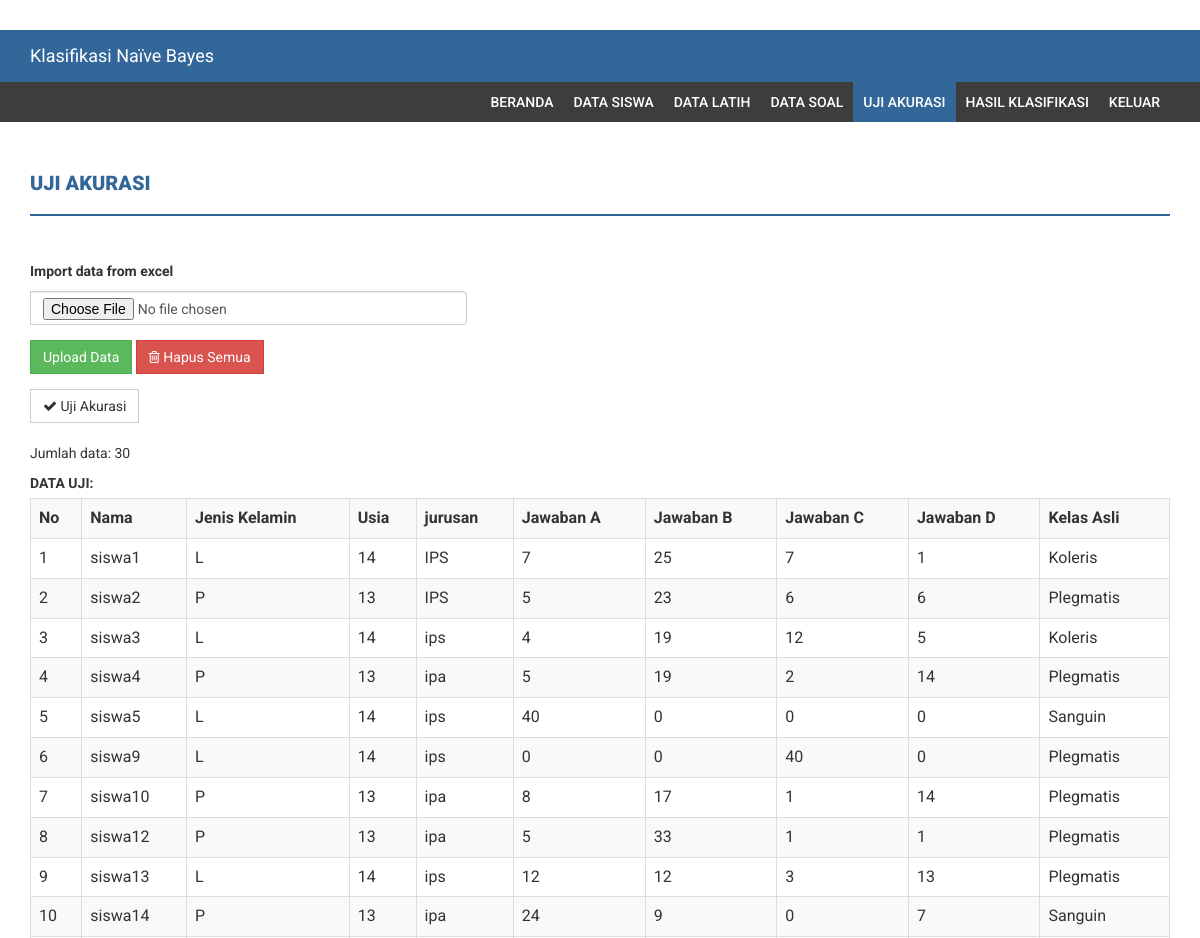
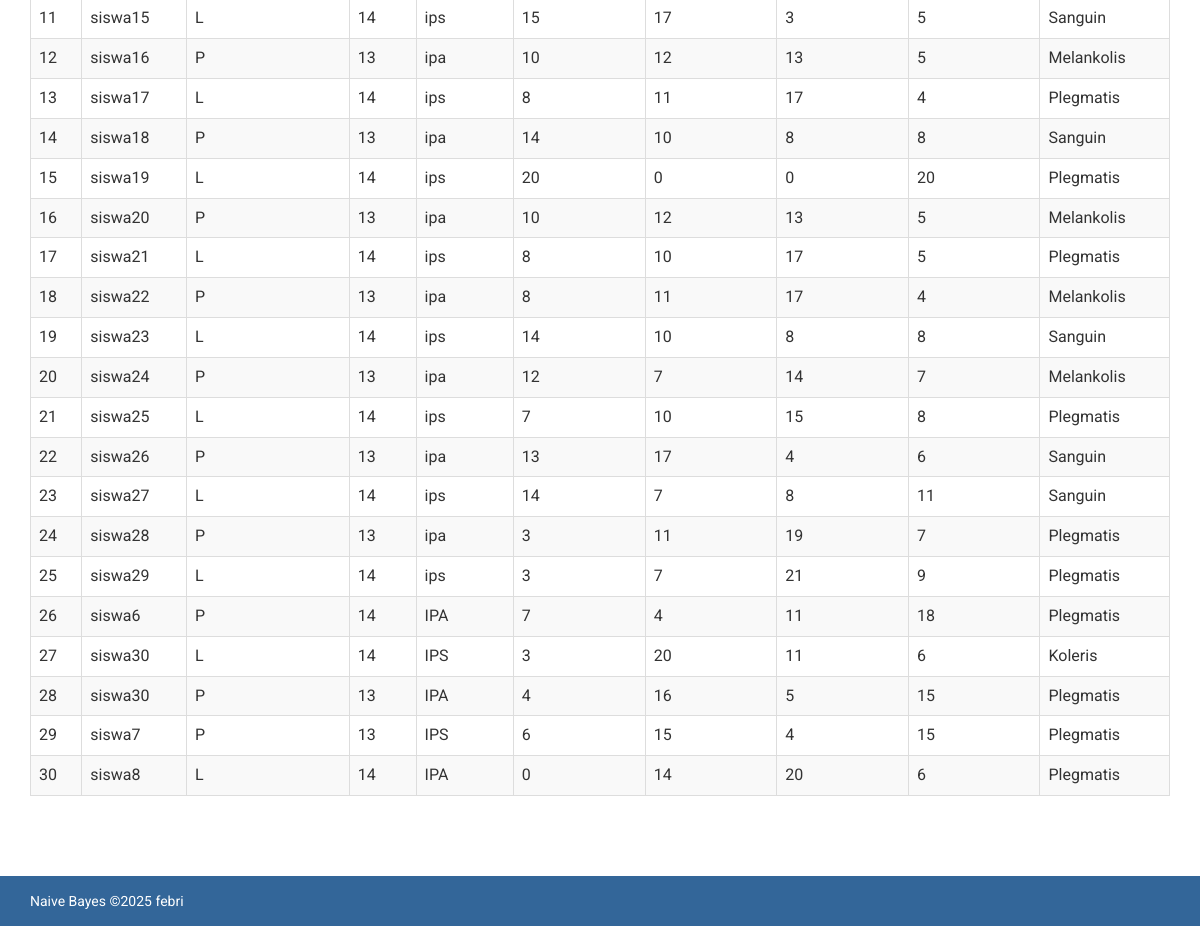
/index.php?menu=uji_akurasi (signed in), run on the app's committed database (2 pictures, top to bottom).
### tables this page shows
CREATE TABLE `data_uji` (
  `id` int(11) NOT NULL,
  `nama` varchar(200) DEFAULT NULL,
  `jenis_kelamin` enum('L','P') DEFAULT NULL,
  `usia` int(11) DEFAULT NULL,
  `jurusan` varchar(100) DEFAULT NULL,
  `jawaban_a` int(11) DEFAULT NULL,
  `jawaban_b` int(11) DEFAULT NULL,
  `jawaban_c` int(11) DEFAULT NULL,
  `jawaban_d` int(11) DEFAULT NULL,
  `kelas_asli` varchar(100) DEFAULT NULL,
  `kelas_hasil` varchar(100) DEFAULT NULL,
  `nilai_sanguin` double DEFAULT NULL,
  `nilai_koleris` double DEFAULT NULL,
  `nilai_melankolis` double DEFAULT NULL,
  `nilai_plegmatis` double DEFAULT NULL
);

### fungsi.php (called while the page is built, shortened)
<?php
function can_access_menu($menu){
    if($_SESSION['kepribadian_naive_bayes_level']==1 & (($menu=='data_latih')
             || ($menu=='uji_akurasi') || ($menu=='laporan_hasil') || ($menu=='data_siswa') || $menu=='data_soal')){
        return true;
    }
    return false;
}
?>

### database.php (called while the page is built, shortened)
<?php
class database {
    private $servername;
    private $user_db;
    private $password_db;
    private $database;
    private $koneksi;
    function database() {
        return $this->connect_db();
    }
    function load_conf_db() {
        $path = dirname(__FILE__) . '/koneksi.php';
        if (file_exists($path)) {
            $conf = include $path;
            $this->servername = @$conf['host'];
            $this->database = @$conf['dbname'];
            $this->user_db = @$conf['username'];
            $this->password_db = @$conf['password'];
        }
    }
    public function connect_db() {
        $this->koneksi = mysqli_connect($this->servername, $this->user_db, $this->password_db, $this->database);
        return $this->koneksi;
    }
    function db_query($sql) {
        $conn = $this->koneksi;
        return mysqli_query($conn, $sql);
    }
    function db_fetch_array($result) {
        return mysqli_fetch_array($result);
    }
    function db_num_rows($result) {
        return mysqli_num_rows($result);
    }
}
?>

### koneksi.php (called while the page is built)
<?php
return array(
    'host' => "localhost",
    'username' => "root",
    'password' => "",
    'dbname' => "dmnbc2",
);
?>

### uji_akurasi.php (the view, shortened to what this page needs)
<?php
include_once "database.php";
include_once "fungsi.php";
?>
<div class="content-wrapper">
    <div class="container">
        <div class="row">
            <div class="col-md-12">
                <h4 class="page-head-line">Uji Akurasi</h4>
            </div>
        </div>
        <?php
        $db_object = new database();
                ?>
            <?php
        $sql = "SELECT * FROM data_uji";
        $query = $db_object->db_query($sql);
        $jumlah = $db_object->db_num_rows($query);
        ?>
        <div class="row">
            <div class="col-md-12">
                <form method="post" enctype="multipart/form-data" action="">
                    <div class="form-group">
                        <div class="input-group">
                            <label>Import data from excel</label>
                            <input name="file_data_uji" type="file" class="form-control">
                        </div>
                    </div>
                    <div class="form-group">
                        <input name="submit" type="submit" value="Upload Data" class="btn btn-success">
                        <button name="delete" type="submit"  class="btn btn-danger" onclick="">
                            <i class="fa fa-trash-o"></i> Hapus Semua
                        </button>
                    </div>
                    <div class="form-group">
                        <button name="uji_akurasi" type="submit"  class="btn btn-default" onclick="">
                            <i class="fa fa-check"></i> Uji Akurasi
                        </button>
                    </div>
                </form>
                <?php
                echo "Jumlah data: " . $jumlah . "<br>";
                if ($jumlah == 0) {
                    echo "Data kosong...";
                }
                else {
                    ?>
                    <strong>DATA UJI:</strong>
                    <table class='table table-bordered table-striped  table-hover'>
                        <tr>
                            <th>No</th>
                            <th>Nama</th>
                            <th>Jenis Kelamin</th>
                            <th>Usia</th>
                            <th>jurusan</th>
                            <th>Jawaban A</th>
                            <th>Jawaban B</th>
                            <th>Jawaban C</th>
                            <th>Jawaban D</th>
                            <th>Kelas Asli</th>
                        </tr>
                        <?php
                        $no = 1;
                        while ($row = $db_object->db_fetch_array($query)) {
                            echo "<tr>";
                            echo "<td>" . $no . "</td>";
                            echo "<td>" . $row['nama'] . "</td>";
                            echo "<td>" . $row['jenis_kelamin'] . "</td>";
                            echo "<td>" . $row['usia'] . "</td>";
                            echo "<td>" . $row['jurusan'] . "</td>";
                            echo "<td>" . $row['jawaban_a'] . "</td>";
                            echo "<td>" . $row['jawaban_b'] . "</td>";
                            echo "<td>" . $row['jawaban_c'] . "</td>";
                            echo "<td>" . $row['jawaban_d'] . "</td>";
                            echo "<td>" . $row['kelas_asli'] . "</td>";
                            echo "</tr>";
                            $no++;
                        }
                        ?>
                    </table>
                    <?php
                }
                    ?>
            </div>
        </div>
    </div>
</div>

### index.php (shortened to what this page needs)
<?php
$menu = '';
if (isset($_GET['menu'])) {
    $menu = $_GET['menu'];
}
include_once 'fungsi.php';
?>
﻿<!DOCTYPE html>
<html xmlns="http://www.w3.org/1999/xhtml">
    <head>
        <link href="assets/css/bootstrap.css" rel="stylesheet" />
        <link href="assets/css/font-awesome.css" rel="stylesheet" />
        <link href="assets/css/style.css" rel="stylesheet" />
    </head>
    <body>
        <?php
        include "header.php";
        $menu = '';
        if (isset($_GET['menu'])) {
            $menu = $_GET['menu'];
        }
        if ($menu != '') {
            if (can_access_menu($menu)) {
                if (file_exists($menu . ".php")) {
                    include $menu . '.php';
                } else {
                    include "not_found.php";
                }
            } else {
                include "forbidden.php";
            }
        } else {
            include "home.php";
        }
        ?>
<?php
include "footer.php";
?>
    </body>
</html>

### header.php
<?php
$menu = '';
if(isset($_GET['menu'])){
    $menu = $_GET['menu'];
}
?>
        <div class="navbar navbar-inverse set-radius-zero">
            <div class="container">
                <div class="navbar-brand">
                Klasifikasi Naïve Bayes
                </div>
            </div>
        </div>
<section class="menu-section">
    <div class="container">
        <div class="row">
            <div class="col-md-12">
                <div class="navbar-collapse collapse ">
                    <ul id="menu-top" class="nav navbar-nav navbar-right">
                        <li><a <?php echo ($menu==''||$menu=='home')?"class='menu-top-active'":""; ?>
                             href="index.php">Beranda</a></li>
                        <?php
                        if (empty($_SESSION['kepribadian_naive_bayes_id'])) {
                        ?>
                            <li><a href="login.php">Masuk</a></li>
                        <?php
                        }
                        else{
                            if($_SESSION['kepribadian_naive_bayes_level'] == 2){
                                ?>
                                <li><a <?php echo ($menu=='klasifikasi')?"class='menu-top-active'":""; ?>
                                        href="index.php?menu=klasifikasi">Klasifikasi</a></li>
                                <?php
                            }
                            else{
                                ?>
                                <li><a <?php echo ($menu=='data_siswa')?"class='menu-top-active'":""; ?>
                                        href="index.php?menu=data_siswa">Data Siswa</a></li>
                                <li><a <?php echo ($menu=='data_latih')?"class='menu-top-active'":""; ?>
                                        href="index.php?menu=data_latih">Data Latih</a></li>
                                <li><a <?php echo ($menu=='data_soal')?"class='menu-top-active'":""; ?>
                                        href="index.php?menu=data_soal">Data Soal</a></li>
                                <li><a <?php echo ($menu=='uji_akurasi')?"class='menu-top-active'":""; ?>
                                        href="index.php?menu=uji_akurasi">Uji Akurasi</a></li>
                                <li><a <?php echo ($menu=='laporan_hasil')?"class='menu-top-active'":""; ?>
                                        href="index.php?menu=laporan_hasil">Hasil Klasifikasi</a></li>
                                <?php
                            }
                            ?>
                            <li><a href="logout.php">Keluar</a></li>
                            <?php
                        }
                        ?>
                    </ul>
                </div>
            </div>
        </div>
    </div>
</section>

### footer.php
<footer>
            <div class="container">
                <div class="row">
                    <div class="col-md-12">
                    Naive Bayes &copy;2025 <a href="http://www.mycoding.net">febri</a>
                    </div>
                </div>
            </div>
        </footer>

### assets/css/style.css (style rules this page uses)
body { font-family: 'Roboto', sans-serif; line-height: 30px; }
.set-radius-zero { border-radius: 0px; -moz-border-radius: 0px; -webkit-border-radius: 0px; }
.content-wrapper { margin-top: 40px; min-height: 600px; padding-bottom: 60px; }
.page-head-line { font-weight: 900; padding-bottom: 20px; border-bottom: 2px solid #336699; text-transform: uppercase; color: #336699; font-size: 20px; margin-bottom: 40px; }
.btn { border-radius: 0px; -webkit-border-radius: 0px; -moz-border-radius: 0px; }
.navbar-brand { width: 250px; }
.menu-section { background-color: #3D3D3D; }
#menu-top a { color: #FFF; text-decoration: none; font-weight: 500; padding: 10px 10px 10px 10px; text-transform: uppercase; }
.menu-top-active { background-color: #336699; }
.navbar-inverse { background-color: #336699; border-color: transparent; }
.navbar { margin-bottom: 0px; }
footer { padding: 10px; color: #fff; font-size: 14px; background-color: #336699; }
footer a, footer a:hover { color: #fff; text-decoration: none; }

### index.php (style rules this page uses)
.navbar-inverse .navbar-brand { color: #fff; }

### data on the page
data_uji: nama "siswa1", jenis_kelamin "L", usia "14", jurusan "IPS", jawaban_a "7", jawaban_b "25", jawaban_c "7", jawaban_d "1", kelas_asli "Koleris"
data_uji: nama "siswa2", jenis_kelamin "P", usia "13", jurusan "IPS", jawaban_a "5", jawaban_b "23", jawaban_c "6", jawaban_d "6", kelas_asli "Plegmatis"
data_uji: nama "siswa3", jenis_kelamin "L", usia "14", jurusan "ips", jawaban_a "4", jawaban_b "19", jawaban_c "12", jawaban_d "5", kelas_asli "Koleris"
data_uji: nama "siswa4", jenis_kelamin "P", usia "13", jurusan "ipa", jawaban_a "5", jawaban_b "19", jawaban_c "2", jawaban_d "14", kelas_asli "Plegmatis"
data_uji: nama "siswa5", jenis_kelamin "L", usia "14", jurusan "ips", jawaban_a "40", jawaban_b "0", jawaban_c "0", jawaban_d "0", kelas_asli "Sanguin"
data_uji: nama "siswa9", jenis_kelamin "L", usia "14", jurusan "ips", jawaban_a "0", jawaban_b "0", jawaban_c "40", jawaban_d "0", kelas_asli "Plegmatis"
data_uji: nama "siswa10", jenis_kelamin "P", usia "13", jurusan "ipa", jawaban_a "8", jawaban_b "17", jawaban_c "1", jawaban_d "14", kelas_asli "Plegmatis"
data_uji: nama "siswa12", jenis_kelamin "P", usia "13", jurusan "ipa", jawaban_a "5", jawaban_b "33", jawaban_c "1", jawaban_d "1", kelas_asli "Plegmatis"
data_uji: nama "siswa13", jenis_kelamin "L", usia "14", jurusan "ips", jawaban_a "12", jawaban_b "12", jawaban_c "3", jawaban_d "13", kelas_asli "Plegmatis"
data_uji: nama "siswa14", jenis_kelamin "P", usia "13", jurusan "ipa", jawaban_a "24", jawaban_b "9", jawaban_c "0", jawaban_d "7", kelas_asli "Sanguin"
data_uji: nama "siswa15", jenis_kelamin "L", usia "14", jurusan "ips", jawaban_a "15", jawaban_b "17", jawaban_c "3", jawaban_d "5", kelas_asli "Sanguin"
data_uji: nama "siswa16", jenis_kelamin "P", usia "13", jurusan "ipa", jawaban_a "10", jawaban_b "12", jawaban_c "13", jawaban_d "5", kelas_asli "Melankolis"
data_uji: nama "siswa17", jenis_kelamin "L", usia "14", jurusan "ips", jawaban_a "8", jawaban_b "11", jawaban_c "17", jawaban_d "4", kelas_asli "Plegmatis"
data_uji: nama "siswa18", jenis_kelamin "P", usia "13", jurusan "ipa", jawaban_a "14", jawaban_b "10", jawaban_c "8", jawaban_d "8", kelas_asli "Sanguin"
data_uji: nama "siswa19", jenis_kelamin "L", usia "14", jurusan "ips", jawaban_a "20", jawaban_b "0", jawaban_c "0", jawaban_d "20", kelas_asli "Plegmatis"
data_uji: nama "siswa20", jenis_kelamin "P", usia "13", jurusan "ipa", jawaban_a "10", jawaban_b "12", jawaban_c "13", jawaban_d "5", kelas_asli "Melankolis"
data_uji: nama "siswa21", jenis_kelamin "L", usia "14", jurusan "ips", jawaban_a "8", jawaban_b "10", jawaban_c "17", jawaban_d "5", kelas_asli "Plegmatis"
data_uji: nama "siswa22", jenis_kelamin "P", usia "13", jurusan "ipa", jawaban_a "8", jawaban_b "11", jawaban_c "17", jawaban_d "4", kelas_asli "Melankolis"
data_uji: nama "siswa23", jenis_kelamin "L", usia "14", jurusan "ips", jawaban_a "14", jawaban_b "10", jawaban_c "8", jawaban_d "8", kelas_asli "Sanguin"
data_uji: nama "siswa24", jenis_kelamin "P", usia "13", jurusan "ipa", jawaban_a "12", jawaban_b "7", jawaban_c "14", jawaban_d "7", kelas_asli "Melankolis"
data_uji: nama "siswa25", jenis_kelamin "L", usia "14", jurusan "ips", jawaban_a "7", jawaban_b "10", jawaban_c "15", jawaban_d "8", kelas_asli "Plegmatis"
data_uji: nama "siswa26", jenis_kelamin "P", usia "13", jurusan "ipa", jawaban_a "13", jawaban_b "17", jawaban_c "4", jawaban_d "6", kelas_asli "Sanguin"
data_uji: nama "siswa27", jenis_kelamin "L", usia "14", jurusan "ips", jawaban_a "14", jawaban_b "7", jawaban_c "8", jawaban_d "11", kelas_asli "Sanguin"
data_uji: nama "siswa28", jenis_kelamin "P", usia "13", jurusan "ipa", jawaban_a "3", jawaban_b "11", jawaban_c "19", jawaban_d "7", kelas_asli "Plegmatis"
data_uji: nama "siswa29", jenis_kelamin "L", usia "14", jurusan "ips", jawaban_a "3", jawaban_b "7", jawaban_c "21", jawaban_d "9", kelas_asli "Plegmatis"
data_uji: nama "siswa6", jenis_kelamin "P", usia "14", jurusan "IPA", jawaban_a "7", jawaban_b "4", jawaban_c "11", jawaban_d "18", kelas_asli "Plegmatis"
data_uji: nama "siswa30", jenis_kelamin "L", usia "14", jurusan "IPS", jawaban_a "3", jawaban_b "20", jawaban_c "11", jawaban_d "6", kelas_asli "Koleris"
data_uji: nama "siswa30", jenis_kelamin "P", usia "13", jurusan "IPA", jawaban_a "4", jawaban_b "16", jawaban_c "5", jawaban_d "15", kelas_asli "Plegmatis"
data_uji: nama "siswa7", jenis_kelamin "P", usia "13", jurusan "IPS", jawaban_a "6", jawaban_b "15", jawaban_c "4", jawaban_d "15", kelas_asli "Plegmatis"
data_uji: nama "siswa8", jenis_kelamin "L", usia "14", jurusan "IPA", jawaban_a "0", jawaban_b "14", jawaban_c "20", jawaban_d "6", kelas_asli "Plegmatis"

### other printed values
$jumlah "30"
